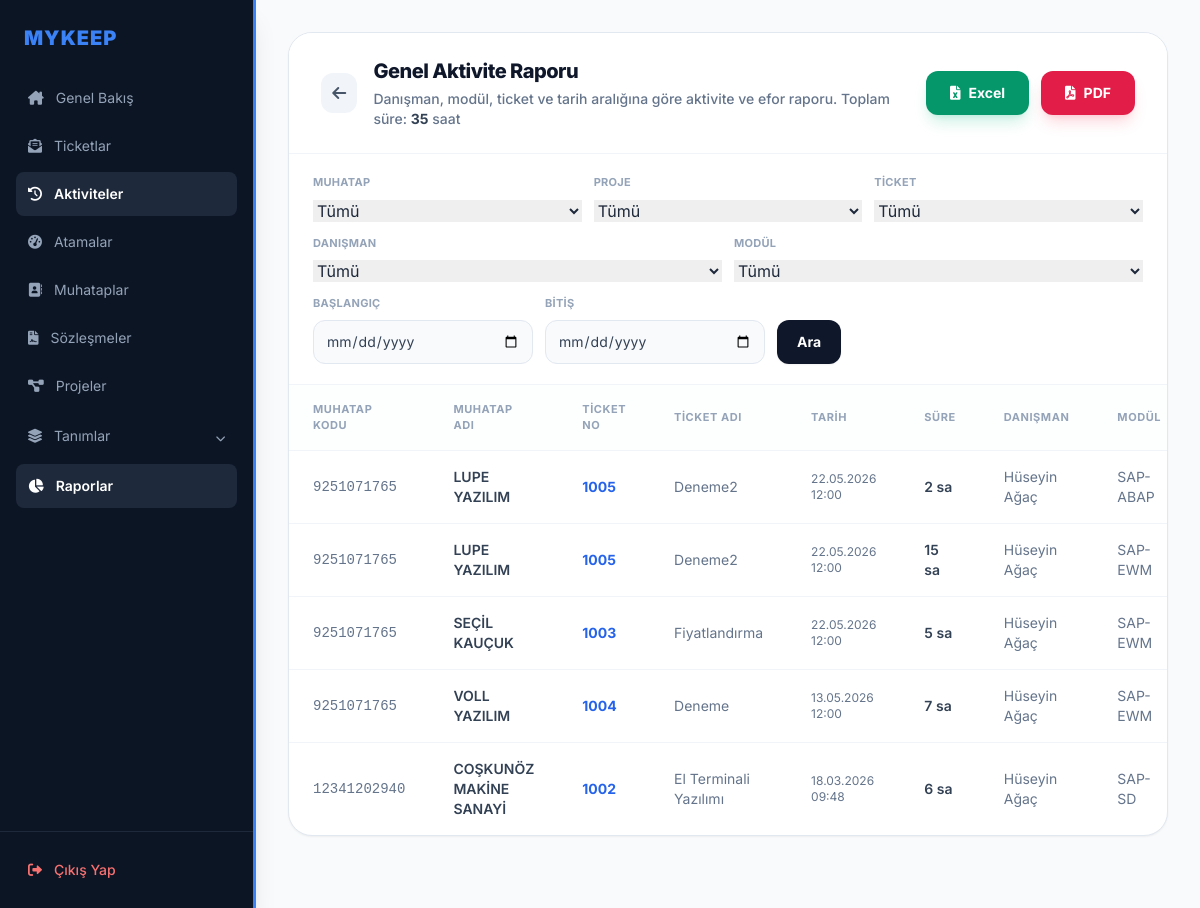
Before: /raporlar/aktivite/ (signed in) with the older database file.
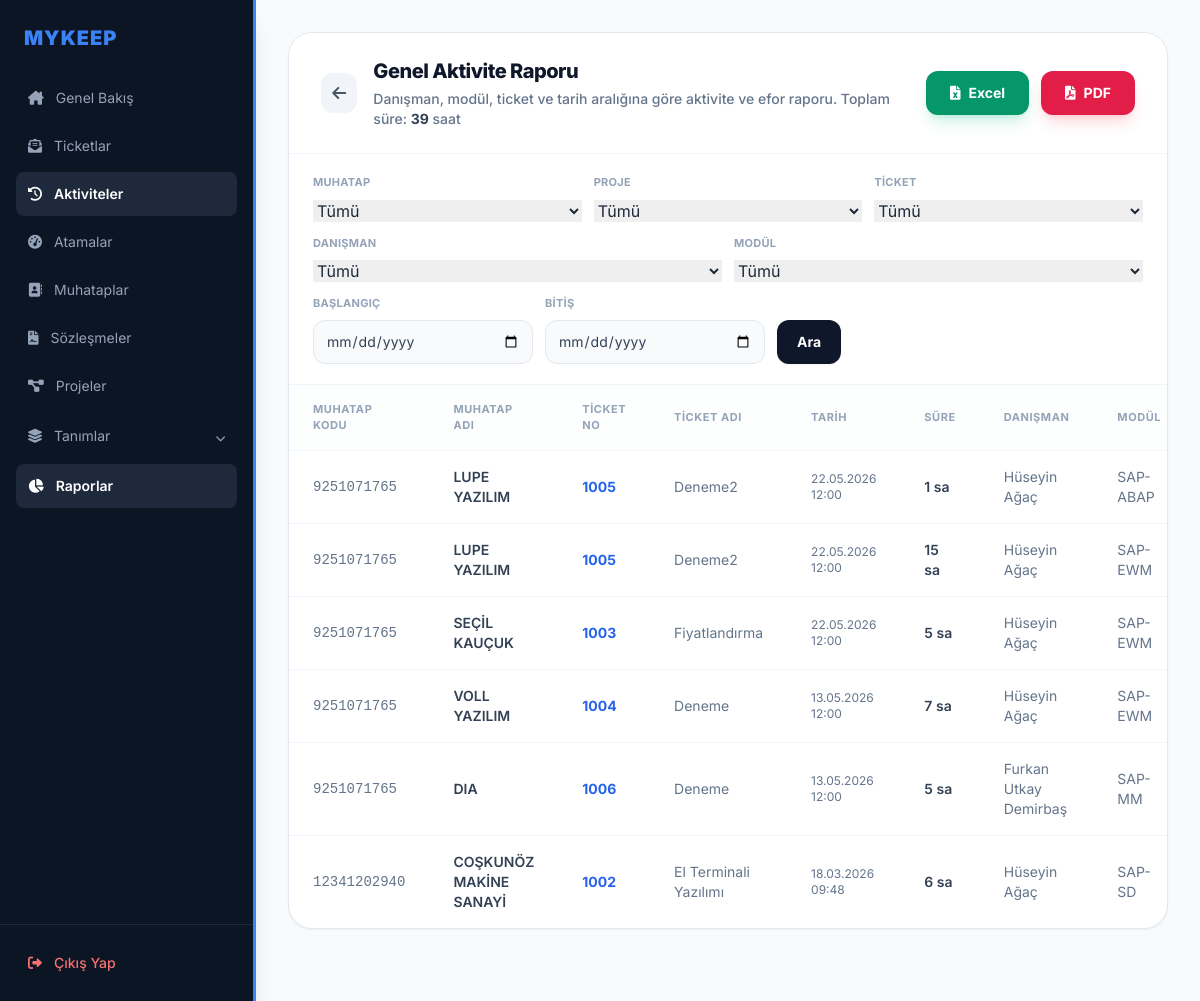
After: the same page with the newer database file.
### ticket/models.py (models this page shows, shortened)
class aktivite ( models.Model):
    number = models.IntegerField(auto_created= True,primary_key=True,unique=True, blank=True)
    ticketno = models.ForeignKey("ticket",to_field="ticketno", on_delete=models.CASCADE ,null=True)
    date = models.DateTimeField(blank = False, auto_now_add=False, null=False)
    time = models.IntegerField(null=False, blank=True)
    danisman = models.ForeignKey("modul.danisman", to_field="username", on_delete=models.CASCADE, null=True)
    modul = models.ForeignKey("modul.bolum", to_field="kod", on_delete=models.CASCADE, null=True)
    aciklama = models.TextField(null=True, blank=True)

class ticket(models.Model):
    ticketno = models.IntegerField(primary_key=True, unique=True, blank=True)
    konu: models.CharField= models.CharField(max_length=100)
    unvan = models.ForeignKey("muhatap.muhatap", to_field="unvan", on_delete=models.CASCADE, null=True)
    sozlesmeno = models.ForeignKey("sozlesme.sozlesmeler", to_field="sozlesmeno", on_delete=models.CASCADE, null=True)
    bolumkod = models.ForeignKey("modul.bolum", to_field="kod", on_delete=models.CASCADE, null=True)
    destekturu = models.ForeignKey("destekturu.destektur", to_field="definition", on_delete=models.PROTECT, null=True)
    taleptarih = models.DateTimeField(default=timezone.now)
    termintarih = models.DateTimeField(null=True, blank=True)
    oncelikkod = models.ForeignKey("destekturu.oncelik", to_field="kod", on_delete=models.CASCADE, null=True)
    aciklama = models.TextField(null=True, blank=True)
    durumtanim = models.ForeignKey("statu", to_field="durumtanim", on_delete=models.CASCADE, null=True)
    faturadurum = models.ForeignKey("faturalama", to_field="faturadurum", on_delete=models.CASCADE, null=True)
    danisman = models.ManyToManyField("modul.danisman", blank=True, related_name="ticket_danismanlar")
    efor = models.FloatField(null=True, blank=True)
    onay = models.BooleanField(default=False)
    musteri_ticket_no = models.CharField(max_length=50, null=True, blank=True, verbose_name="Müşteri Ticket No")

### muhatap/models.py (models this page shows, shortened)
class muhatap(models.Model):
    unvan = models.CharField(max_length=100,unique=True)
    vkn = models.CharField(max_length=11)
    adres = models.TextField()
    telefon =models.CharField(max_length=10, null=True)
    grupkod = models.ForeignKey("hesapgrubu", to_field="grupkod", on_delete=models.CASCADE ,null=True)
    slug = models.SlugField(max_length=100,unique=True,null=True)
    aktif = models.BooleanField(default=False,null=True)

### modul/models.py (models this page shows)
class danisman(models.Model):
    username = models.CharField(max_length=10, unique=True)
    isim = models.CharField(max_length=40)
    email = models.EmailField(max_length=100, null=True, blank=True)
    telefon = models.CharField(max_length=10)
    tur = models.CharField(
        max_length=20,
        choices=[('İç Kaynak', 'İç Kaynak'), ('Dış Kaynak', 'Dış Kaynak')],
        default='İç Kaynak',
        verbose_name="Danışman Türü"
    )
    yetkinlik = models.ManyToManyField(bolum, related_name="yetkinlikler")
    def __str__(self):
        return f"{self.isim}"

class bolum(models.Model):
    kod = models.CharField(max_length=10, unique=True)
    program = models.CharField(max_length=40, null=True)
    isim = models.CharField(max_length=20)
    programresim = models.ImageField(upload_to='resimler', null=True, blank=True)
    list_display = ('kod', 'program', 'isim', 'programresim')
    def __str__(self):
        return f"{self.program}-{self.isim}"

### raporlar/views.py (the view)
# urls.py: path('raporlar/aktivite/', raporlar_views.aktivite_rapor_detay, name='aktivite_rapor_detay'),
def aktivite_rapor_detay(request):
    aktiviteler = _aktivite_queryset(request)
    context = _filter_context(request)
    context.update({
        "aktiviteler": aktiviteler,
        "toplam_sure": aktiviteler.aggregate(toplam=Sum("time"))["toplam"] or 0,
        "rapor_baslik": "Genel Aktivite Raporu",
        "rapor_aciklama": "Danışman, modül, ticket ve tarih aralığına göre aktivite ve efor raporu.",
        "export_excel_url": reverse("aktivite_rapor_indir_excel"),
        "export_pdf_url": reverse("aktivite_rapor_pdf"),
    })
    return render(request, "aktivite_rapor_detay.html", context)

### templates/aktivite_rapor_detay.html (shortened to what the changed rows need)
{% extends 'base.html' %}
{% block content %}
<div class="bg-white border border-slate-200 rounded-3xl shadow-sm overflow-hidden mb-10">
    <div class="px-8 py-6 border-b border-slate-100 flex justify-between items-center bg-white">
        <div class="flex items-center space-x-4">
            <div>
                <h2 class="text-xl font-extrabold text-slate-900 tracking-tight">{{ rapor_baslik }}</h2>
                <p class="text-sm text-slate-500 font-medium mt-1">{{ rapor_aciklama }} Toplam süre: <span class="font-bold text-slate-700">{{ toplam_sure }}</span> saat</p>
            </div>
        </div>
    </div>
    <div class="overflow-x-auto">
        <table class="w-full text-left border-collapse">
            <thead>
                <tr class="text-[11px] uppercase tracking-wider text-slate-400 font-bold border-b border-slate-100 bg-slate-50/30">
                    <th class="px-6 py-4">Muhatap Kodu</th>
                    <th class="px-6 py-4">Muhatap Adı</th>
                    <th class="px-6 py-4">Ticket No</th>
                    <th class="px-6 py-4">Ticket Adı</th>
                    <th class="px-6 py-4">Tarih</th>
                    <th class="px-6 py-4">Süre</th>
                    <th class="px-6 py-4">Danışman</th>
                    <th class="px-6 py-4">Modül</th>
                </tr>
            </thead>
            <tbody class="divide-y divide-slate-100">
                {% for a in aktiviteler %}
                <tr class="hover:bg-slate-50/80 transition group">
                    <td class="px-6 py-4 text-sm font-mono text-slate-500">{{ a.ticketno.unvan.vkn|default:"-" }}</td>
                    <td class="px-6 py-4 text-sm font-semibold text-slate-700">
                        {% if a.ticketno and a.ticketno.unvan %}
                            <a href="{% url 'muhatap_duzenle' a.ticketno.unvan.pk %}" class="hover:text-blue-600 hover:underline transition">{{ a.ticketno.unvan.unvan }}</a>
                        {% else %}
                            -
                        {% endif %}
                    </td>
                    <td class="px-6 py-4 text-sm font-bold text-blue-600">
                        {% if a.ticketno %}
                            <a href="{% url 'ticket_duzenle' a.ticketno.pk %}" class="hover:underline hover:text-blue-800 transition">{{ a.ticketno.ticketno }}</a>
                        {% else %}
                            -
                        {% endif %}
                    </td>
                    <td class="px-6 py-4 text-sm text-slate-500">
                        {% if a.ticketno %}
                            <a href="{% url 'ticket_duzenle' a.ticketno.pk %}" class="hover:text-blue-600 transition">{{ a.ticketno.konu }}</a>
                        {% else %}
                            -
                        {% endif %}
                    </td>
                    <td class="px-6 py-4 text-xs text-slate-500">{{ a.date|date:"d.m.Y H:i" }}</td>
                    <td class="px-6 py-4 text-sm font-semibold text-slate-700">{{ a.time }} sa</td>
                    <td class="px-6 py-4 text-sm text-slate-500">
                        {% if a.danisman %}
                            <a href="{% url 'danisman_duzenle' a.danisman.pk %}" class="hover:text-blue-600 hover:underline transition">{{ a.danisman }}</a>
                        {% else %}
                            -
                        {% endif %}
                    </td>
                    <td class="px-6 py-4 text-sm text-slate-500">
                        {% if a.modul %}
                            <a href="{% url 'modul_duzenle' a.modul.pk %}" class="hover:text-blue-600 hover:underline transition">{{ a.modul }}</a>
                        {% else %}
                            -
                        {% endif %}
                    </td>
                </tr>
                {% empty %}
                <tr>
                    <td colspan="8" class="px-6 py-10 text-center text-slate-400 text-sm italic">Raporda gösterilecek aktivite kaydı bulunamadı.</td>
                </tr>
                {% endfor %}
            </tbody>
        </table>
    </div>
</div>
{% endblock %}

Changed rows visible on the page:
changed aktivite "SAP-ABAP": time "2" → "1"
added aktivite: ticketno.unvan.vkn "9251071765", ticketno.unvan.unvan "DIA", ticketno.ticketno "1006", ticketno.konu "Deneme", date "13.05.2026 12:00", time "5", danisman "Furkan Utkay Demirbaş", modul "SAP-MM"
Other visible differences:
{{ toplam_sure }}: "35" → "39"
